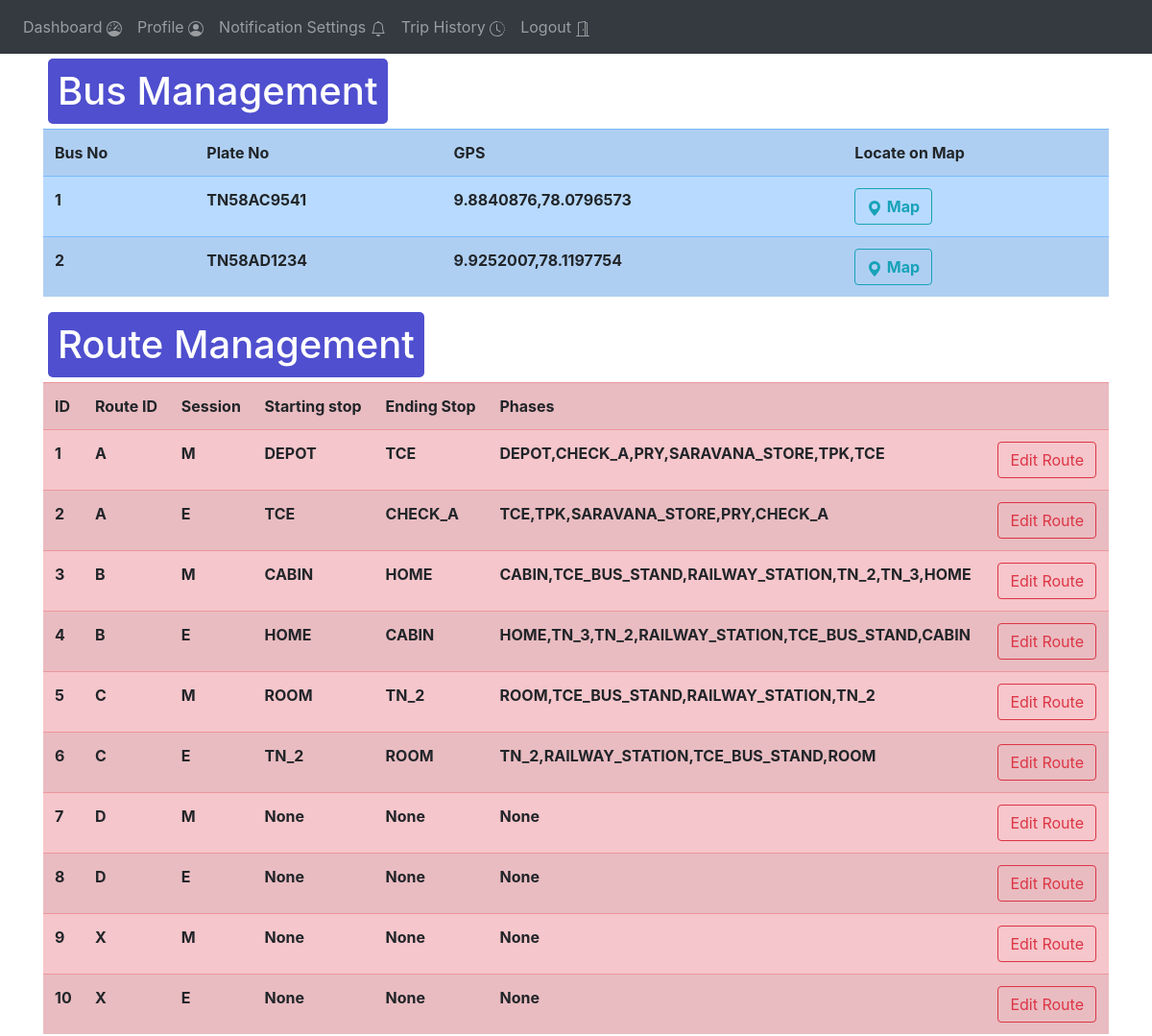
Page /admin-fleet-management (signed in, upper part) on the earlier database version.
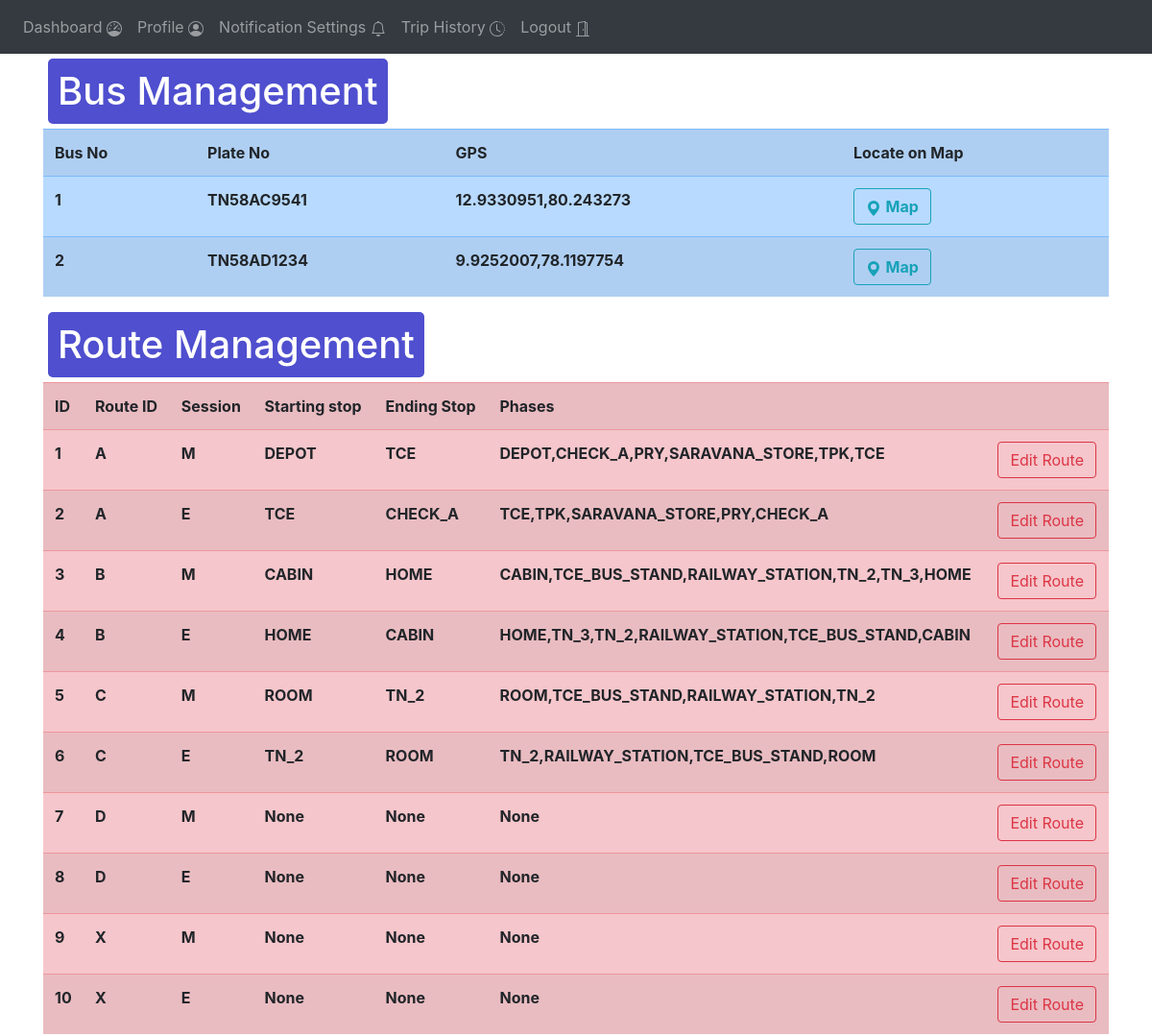
Same page on the later database version.
### website/models.py (models this page shows)
class Bus_data(db.Model):
    no = db.Column(db.String(1), primary_key=True)
    plate_number = db.Column(db.String(10))
    lat = db.Column(db.String(20))
    long = db.Column(db.String(20))
    gps = db.Column(db.String(20))

### website/views.py (the view)
@views.route('/admin-fleet-management', methods=['GET', 'POST'])
@login_required
def admin_fleet_management():
    routes = Route.query.all()
    buses = Bus_data.query.all()
    locations = Location_reference.query.all()
    return render_template("admin_fleet_management.html" , user = current_user , routes = routes, buses = buses , locations = locations )

### website/__init__.py (called while the page is built)
def create_app():
    app = Flask(__name__)
    app.config['SECRET_KEY'] = '#itsactuallyapassword'
    app.config['SQLALCHEMY_DATABASE_URI'] = f'sqlite:///{DB_NAME}'
    db.init_app(app)
    from .views import views
    from .auth import auth
    app.register_blueprint(views, url_prefix='/')
    app.register_blueprint(auth, url_prefix='/')
    from .models import User
    create_database(app)
    login_manager = LoginManager()
    login_manager.login_view = 'auth.login'
    login_manager.init_app(app)
    @login_manager.user_loader
    def load_user(id):
        return User.query.get(int(id))
    return app

### website/templates/admin_fleet_management.html (shortened to what this page needs)
{% extends "base.html" %}
{% block content %}
<div>
    <h1 class="heading" >Bus Management</h1>
    <table class = "table table-striped table-primary">
        <tr>
            <th>Bus No</th>
            <th>Plate No</th>
            <th>GPS</th>
            <th>Locate on Map</th>
        </tr>
        {% for b in buses %}
        <tr>
        <th>{{b.no}}</th>
        <th>{{b.plate_number}}</th>
        <th>{{b.gps}}</th>
        <th>
            <button onclick="newTab({{b.lat}} , {{b.long}})" class="btn btn-outline-info ">
                <svg xmlns="http://www.w3.org/2000/svg" width="16" height="16" fill="currentColor" class="bi bi-geo-alt-fill" viewBox="0 0 16 16">
                <path d="M8 16s6-5.686 6-10A6 6 0 0 0 2 6c0 4.314 6 10 6 10zm0-7a3 3 0 1 1 0-6 3 3 0 0 1 0 6z"/>
                </svg>
            <b>Map</b>
            </button>
        </th>
        </tr>
        {%endfor%}
    </table>
</div>
<div>
    <h1 align="center" class="heading" >Route Management</h1>
    <table class = "table table-striped table-danger" >
        <tr>
            <th>ID</th>
            <th>Route ID</th>
            <th>Session</th>
            <th>Starting stop</th>
            <th>Ending Stop</th>
            <th>Phases</th>
            <th></th>
        </tr>
        {% for r in routes %}
        <tr>
        <th>{{r.id}}</th>
        <th>{{r.route_id}}</th>
        <th>{{r.session}}</th>
        <th>{{r.start}}</th>
        <th>{{r.end}}</th>
        <th>{{r.phases}}</th>
        <th><button class="btn btn-outline-danger">Edit Route</button></th>
        </tr>
        {%endfor%}
    </table>
</div>
{% endblock %}

Differences in the rows shown:
changed Bus_data "TN58AC9541": gps "9.8840876,78.0796573" → "12.9330951,80.243273"
